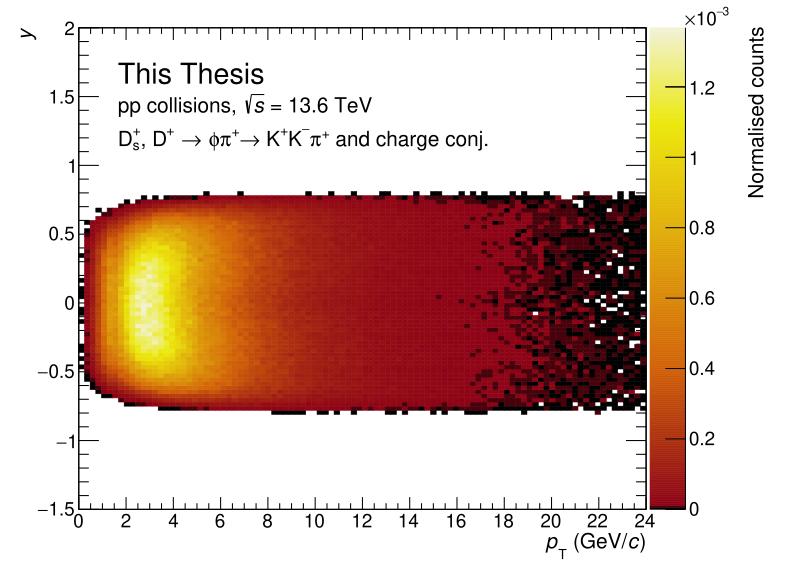

Source code (Python):
import pandas as pd
from array import array
import ROOT

def set_custom_palette():
    n_colors = 5
    stops = array('d', [0.00, 0.01, 0.3, 0.8, 1])
    red   = array('d', [0.00, 141/255,210/255, 236/255, 241/255])
    green = array('d', [0.00, 3/255,   99/255, 232/255, 242/255])
    blue  = array('d', [0.00, 22/255,   8/255,  10/255, 217/255])
    
    ROOT.TColor.CreateGradientColorTable(n_colors, stops, red, green, blue, 255)
    ROOT.gStyle.SetNumberContours(255)

# Read parquet
df = pd.read_parquet("/home/fchinu/Run3/Ds_pp_13TeV/Datasets/Ds_pp_run3_ml/MC/Train213175/LHC24d3a_PromptDplus.parquet")

ROOT.gStyle.SetPalette(ROOT.kDarkBodyRadiator)
set_custom_palette()
ROOT.gStyle.SetOptStat(0)
ROOT.gStyle.SetPadTickX(1)
ROOT.gStyle.SetPadTickY(1)
ROOT.TGaxis.SetMaxDigits(3)

canvas = ROOT.TCanvas("c", "c", 800, 600)
ROOT.gPad.SetRightMargin(0.18)
ROOT.gPad.SetLeftMargin(0.1)
ROOT.gPad.SetBottomMargin(0.1)
ROOT.gPad.SetTopMargin(0.05)
hFrame = canvas.DrawFrame(0, -1.5, 24, 2, ";#it{p}_{T} (GeV/#it{c});#it{y}; Normalised counts")

hFrame.GetZaxis().SetTitleSize(0.05)
hFrame.GetZaxis().SetTitleOffset(0.1)
hFrame.GetXaxis().SetTitleSize(0.04)
hFrame.GetXaxis().SetTitleOffset(1)
hFrame.GetYaxis().SetTitleSize(0.04)
hFrame.GetYaxis().SetTitleOffset(1)

histo = ROOT.TH2F("histo", ";#it{p}_{T} (GeV/#it{c});#it{y}; Normalised counts", 100, 0, 24, 100, -1.5, 1.5)
histo.GetZaxis().SetTitleSize(0.04)
histo.GetZaxis().SetTitleOffset(1.4)
for i, (pt, y) in df[["fPt", "fY"]].iterrows():
    histo.Fill(pt, y)

#histo.Smooth(1)
histo.DrawNormalized("colz;same")

thesisText = ROOT.TLatex(0.15, 0.85, 'This Thesis')
thesisText.SetNDC()
thesisText.SetTextFont(42)
thesisText.SetTextSize(0.055)
thesisText.Draw("same")

collisionText = ROOT.TLatex(0.15, 0.8, 'pp collisions, #sqrt{#it{s}} = 13.6 TeV')
collisionText.SetNDC()
collisionText.SetTextFont(42)
collisionText.SetTextSize(0.04)
collisionText.Draw("same")

DecayText = ROOT.TLatex(0.15, 0.74, 'D_{s}^{+}, D^{+} #rightarrow #phi#pi^{+}#rightarrow K^{+}K^{#font[122]{-}}#pi^{+} and charge conj.')
DecayText.SetNDC()
DecayText.SetTextFont(42)
DecayText.SetTextSize(0.04)
DecayText.Draw("same")

outfile = ROOT.TFile("/home/fchinu/Run3/Ds_pp_13TeV/Figures/PtVsY/PtVsY.root", "RECREATE")
canvas.Write()
histo.Write()
outfile.Close()

canvas.SaveAs("/home/fchinu/Run3/Ds_pp_13TeV/Figures/PtVsY/PtVsY.pdf")
    
